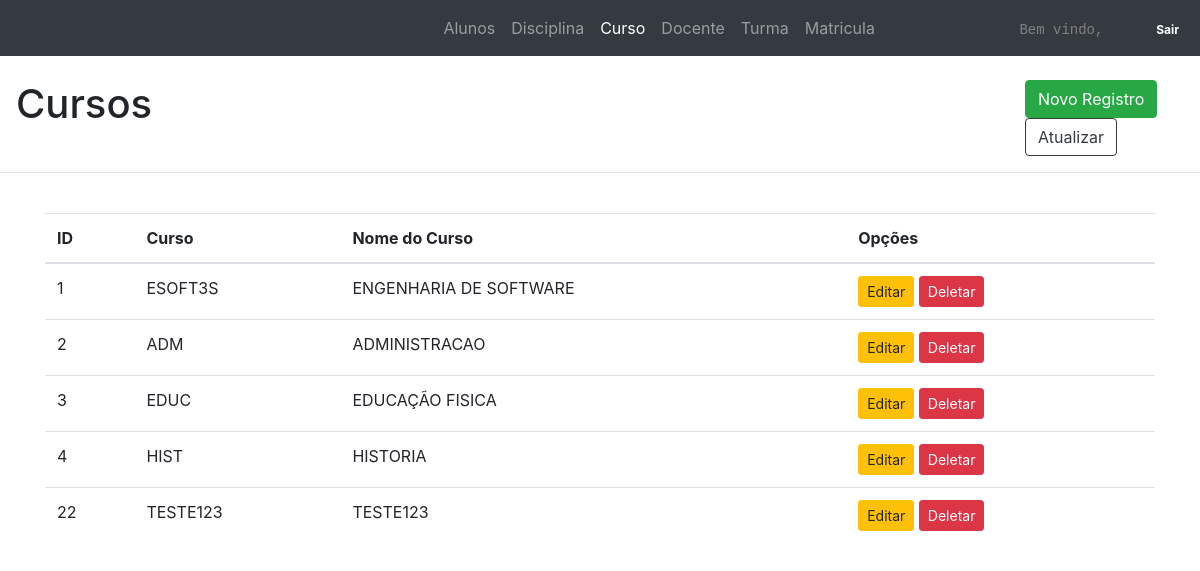
The page /app/curso.php (signed in) on the database its author committed.
### tables this page shows
create table curso
(
	id int auto_increment,
	curso varchar(20) not null,
	nomeCurso varchar(100) null,
	primary key (id, curso),
	constraint curso
		unique (curso)
);

### app/curso.php (the view, shortened to what this page needs)
<?php
include 'conexao.php';
?>
   <!DOCTYPE html>
   <html lang="pt-br">
   <head>
    <link rel="stylesheet" href="https://stackpath.bootstrapcdn.com/bootstrap/4.1.3/css/bootstrap.min.css">
    <link rel="stylesheet" href="https://maxcdn.bootstrapcdn.com/bootstrap/4.0.0/css/bootstrap.min.css">
    <link rel="stylesheet" href="./css/main.css">
    <link href="https://unpkg.com/gijgo@1.9.13/css/gijgo.min.css" rel="stylesheet" type="text/css" />
</head>
<body>
  <nav class="navbar navbar-expand-lg navbar-dark bg-dark">
    <div class="container col-lg-2 ">
      <div class="collapse navbar-collapse" id="navbarNav">
        <ul class="navbar-nav">
          <li class="nav-item">
            <a class="nav-link" href="./aluno.php">Alunos</a>
          </li>
          <li class="nav-item">
            <a class="nav-link" href="./disciplinas.php">Disciplina</a>
          </li>
          <li class="nav-item active">
            <a class="nav-link" href="./curso.php">Curso</a>
          </li>
          <li class="nav-item">
            <a class="nav-link" href="./docente.php">Docente</a>
          </li>
          <li class="nav-item">
            <a class="nav-link" href="./turma.php">Turma</a>
          </li>
          <li class="nav-item">
            <a class="nav-link" href="./matricula.php">Matricula</a>
          </li>
        </ul>
      </div>
    </div>
    <div class="mr-5">
        <code class="text-right"><font color="grey">Bem vindo, <?php echo $_SESSION['login'] . " ";?></font></code>
    </div>
    <div>
        <a href="./index.php" class="badge badge-dark">Sair</a>
    </div>
  </nav>
<br>
<div class="row">
  <div class="col">
    <h1 class="ml-3">Cursos</h1>
</div>
<div class="col col-lg-2">
    <button autofocus type="button" class="btn btn-success" data-toggle="modal" data-target="#addCurso">Novo Registro</button>
    <button type="button" class="btn btn-outline-dark" onclick="location.reload()">Atualizar</button>
</div>
</div>
<hr>
<br>
<?php
$sql = "SELECT * FROM Curso";
$stmt = $conn->prepare($sql);
$stmt->execute();
$result = $stmt->fetchAll();
?>
<div class="container">
  <table class="table table-hover">
    <thead>
      <tr>
        <th scope="col">ID</th>
        <th scope="col">Curso</th>
        <th scope="col">Nome do Curso</th>
        <th scope="col">Opções</th>
    </tr>
</thead>
<tbody>
    <?php foreach ($result as $key => $value) : ?>
        <tr>
            <td><?=$value['id']; ?></td>
            <td><?=$value['curso']; ?></td>
            <td><?=$value['nomeCurso'];?></td>
            <td>
              <button type="button" class="btn btn-warning btn-sm" data-toggle="modal" data-target="#editarCurso" onclick="edita2(<?=$value['id']; ?>, '<?=$value['curso']; ?>', '<?=$value['nomeCurso'];?>')">Editar</button>
              <button  type="submit" class="btn btn-danger btn-sm" onclick="deletaRegistro('excluirCurso', '<?php echo $value['curso']; ?>')">Deletar
              </button>
          </td>
      </tr>
  <?php endforeach ?>
</tbody>
</table>
</div>
</body>
</html>

### rows shown on the page
curso: id "1", curso "ESOFT3S", nomeCurso "ENGENHARIA DE SOFTWARE"
curso: id "2", curso "ADM", nomeCurso "ADMINISTRACAO"
curso: id "3", curso "EDUC", nomeCurso "EDUCAÇÃO FISICA"
curso: id "4", curso "HIST", nomeCurso "HISTORIA"
curso: id "22", curso "TESTE123", nomeCurso "TESTE123"
